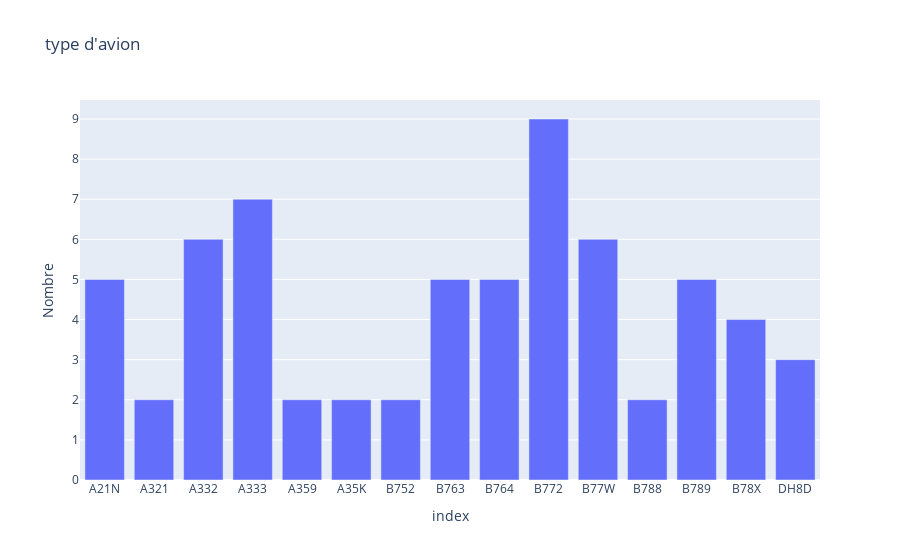

The code cell stored with this chart in its notebook:
### Code cell
df_aircraft=pd.DataFrame(index=filtered_df['aircraft_icao'].unique(), columns=['Nombre'])
for i in filtered_df['aircraft_icao'].unique():
    df_aircraft.loc[i, 'Nombre']=filtered_df['aircraft_icao'].where(filtered_df['aircraft_icao']==i).count()
    df_aircraft=df_aircraft.sort_index()
'''
Exemple de graph très rapidement sortable avec plotly
On peut cliquer sur la légende à droite pour afficher/cacher des objets
'''
fig = px.bar(
    data_frame=df_aircraft,
    y='Nombre',
    x=df_aircraft.index,
    title="type d'avion"

)
fig.show()

### Figure 1 — Plotly figure (JSON) as saved in the notebook; plotly's stock layout.template omitted (floating-point values rounded to 4 significant figures)
{"data": [{"alignmentgroup": "True", "hovertemplate": "index=%{x}<br>Nombre=%{y}<extra></extra>", "legendgroup": "", "marker": {"color": "#636efa", "pattern": {"shape": ""}}, "name": "", "offsetgroup": "", "orientation": "v", "showlegend": false, "textposition": "auto", "type": "bar", "x": ["A21N", "A321", "A332", "A333", "A359", "A35K", "B752", "B763", "B764", "B772", "B77W", "B788", "B789", "B78X", "DH8D"], "xaxis": "x", "y": [5, 2, 6, 7, 2, 2, 2, 5, 5, 9, 6, 2, 5, 4, 3], "yaxis": "y"}], "layout": {"barmode": "relative", "legend": {"tracegroupgap": 0}, "title": {"text": "type d'avion"}, "xaxis": {"anchor": "y", "domain": [0, 1], "title": {"text": "index"}}, "yaxis": {"anchor": "x", "domain": [0, 1], "title": {"text": "Nombre"}}}}
